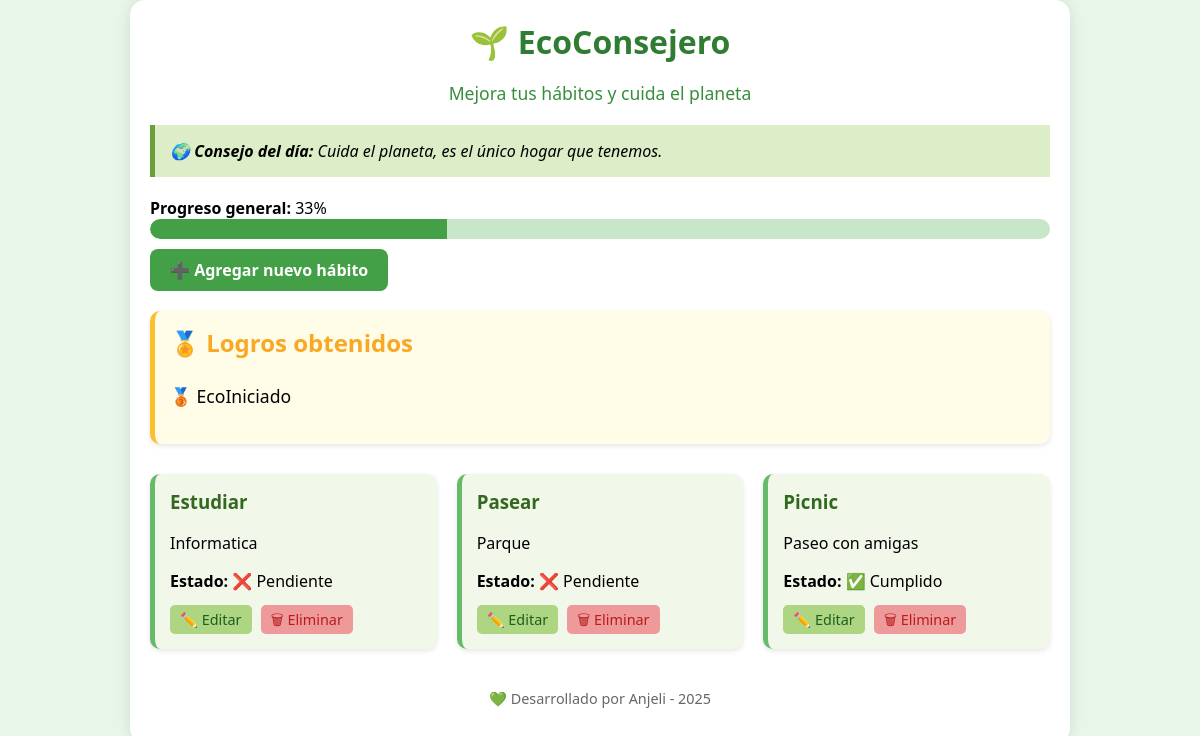
The page / on the database its author committed.
### eco/models.py (models this page shows, shortened)
class EcoHabit(models.Model):
    nombre = models.CharField(max_length=100)
    descripcion = models.TextField()
    cumplido = models.BooleanField(default=False)

### eco/views.py (the view)
# urls.py: path('', views.index, name='index'),
def index(request):
    habitos = EcoHabit.objects.all()
    total = habitos.count()
    cumplidos = habitos.filter(cumplido=True).count()
    porcentaje = int((cumplidos / total) * 100) if total else 0
    consejo = obtener_consejo()
    logros = []
    if cumplidos >= 1:
        logros.append("🥉 EcoIniciado")
    if cumplidos >= 3:
        logros.append("🥈 EcoIntermedio")
    if cumplidos >= 5:
        logros.append("🥇 EcoHéroe")
    return render(request, 'index.html', {
        'habitos': habitos,
        'porcentaje': porcentaje,
        'consejo': consejo,
        'logros': logros
    })

### eco/views.py (called while the page is built)
def obtener_consejo():
    try:
        response = requests.get("https://zenquotes.io/api/random")
        data = response.json()
        return f"{data[0]['q']} - {data[0]['a']}"
    except:
        return "Cuida el planeta, es el único hogar que tenemos."

### templates/index.html
{% extends "base.html" %}
{% block content %}
<div class="consejo">
    🌍 <strong>Consejo del día:</strong> <em>{{ consejo }}</em>
</div>
<div class="progreso-box">
    <strong>Progreso general:</strong> {{ porcentaje }}%
    <div class="barra">
        <div class="progreso" style="width: {{ porcentaje }}%"></div>
    </div>
</div>
<div class="acciones">
    <a href="{% url 'agregar' %}" class="btn">➕ Agregar nuevo hábito</a>
</div>
<div class="logros">
    <h2>🏅 Logros obtenidos</h2>
    {% if logros %}
        <ul>
            {% for logro in logros %}
                <li>{{ logro }}</li>
            {% endfor %}
        </ul>
    {% else %}
        <p>Aún no has obtenido logros. ¡Empieza cumpliendo tus hábitos!</p>
    {% endif %}
</div>
<div class="habitos-grid">
    {% for h in habitos %}
        <div class="card">
            <h3>{{ h.nombre }}</h3>
            <p>{{ h.descripcion }}</p>
            <p><strong>Estado:</strong>
                {% if h.cumplido %}
                    ✅ Cumplido
                {% else %}
                    ❌ Pendiente
                {% endif %}
            </p>
            <div class="botones">
                <a href="{% url 'editar' h.id %}" class="btn-small">✏️ Editar</a>
                <a href="{% url 'eliminar' h.id %}" class="btn-small eliminar">🗑 Eliminar</a>
            </div>
        </div>
    {% empty %}
        <p>No tienes hábitos aún. ¡Empieza a cuidar el planeta!</p>
    {% endfor %}
</div>
{% endblock %}

### templates/base.html (shortened to what this page needs)
<!DOCTYPE html>
<html lang="es">
<head>
    <link rel="stylesheet" href="/static/style.css">
</head>
<body>
    <div class="container">
        <header>
            <h1>🌱 EcoConsejero</h1>
            <p class="subtitulo">Mejora tus hábitos y cuida el planeta</p>
        </header>
        <main>
            {% block content %}{% endblock %}
        </main>
        <footer>
            <p>💚 Desarrollado por Anjeli - 2025</p>
        </footer>
    </div>
</body>
</html>

### static/style.css (style rules this page uses)
body { margin: 0; font-family: 'Segoe UI', sans-serif; background: #e8f5e9; }
.container { max-width: 900px; margin: auto; padding: 20px; background: #ffffff; border-radius: 15px; box-shadow: 0 0 15px rgba(0,0,0,0.1); }
header { text-align: center; margin-bottom: 20px; }
h1 { color: #2e7d32; margin: 0; }
.subtitulo { color: #388e3c; font-size: 1.1em; }
footer { text-align: center; margin-top: 40px; color: #666; font-size: 0.9em; }
.consejo { background: #dcedc8; padding: 15px; border-left: 5px solid #689f38; margin-bottom: 20px; font-style: italic; }
.progreso-box { margin-bottom: 20px; }
.barra { background: #c8e6c9; height: 20px; border-radius: 10px; overflow: hidden; }
.progreso { background: #43a047; height: 100%; border-radius: 10px 0 0 10px; transition: width 0.5s ease-in-out; }
.acciones { margin-bottom: 20px; }
.btn { background: #43a047; color: white; padding: 10px 20px; text-decoration: none; border-radius: 8px; font-weight: bold; transition: background 0.3s; }
.habitos-grid { display: grid; grid-template-columns: repeat(auto-fill, minmax(260px, 1fr)); gap: 20px; }
.card { background: #f1f8e9; border-left: 5px solid #66bb6a; padding: 15px; border-radius: 10px; box-shadow: 0 2px 5px rgba(0,0,0,0.1); }
.card h3 { margin-top: 0; color: #33691e; }
.botones { margin-top: 10px; }
.btn-small { background: #aed581; color: #1b5e20; padding: 5px 10px; border-radius: 5px; margin-right: 5px; text-decoration: none; font-size: 0.9em; }
.eliminar { background: #ef9a9a !important; color: #b71c1c !important; }
.logros { background: #fff8dc; padding: 20px; border-radius: 12px; box-shadow: 0 2px 8px rgba(0,0,0,0.05); margin-bottom: 30px; }
.logros { background: #fffde7; padding: 15px; border-left: 5px solid #fbc02d; border-radius: 10px; margin-top: 30px; box-shadow: 0 2px 5px rgba(0,0,0,0.1); }
.logros h2 { margin-top: 0; color: #f9a825; }
.logros ul { list-style: none; padding-left: 0; }
.logros li { font-size: 1.1em; padding: 5px 0; }

### rows shown on the page
EcoHabit: nombre "Estudiar", descripcion "Informatica", cumplido "❌ Pendiente"
EcoHabit: nombre "Pasear", descripcion "Parque", cumplido "❌ Pendiente"
EcoHabit: nombre "Picnic", descripcion "Paseo con amigas", cumplido "✅ Cumplido"

### other values the page prints
{{ consejo }} "Cuida el planeta, es el único hogar que tenemos."
{{ porcentaje }} "33"
{{ logro }} "🥉 EcoIniciado"
